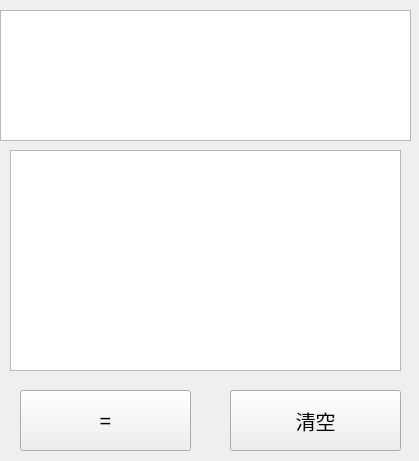
<?xml version="1.0" encoding="UTF-8"?>
<ui version="4.0">
 <class>CForm</class>
 <widget class="QWidget" name="CForm">
  <property name="geometry">
   <rect>
    <x>0</x>
    <y>0</y>
    <width>419</width>
    <height>461</height>
   </rect>
  </property>
  <property name="windowTitle">
   <string>高级计算器</string>
  </property>
  <widget class="QTextBrowser" name="result">
   <property name="geometry">
    <rect>
     <x>10</x>
     <y>150</y>
     <width>391</width>
     <height>221</height>
    </rect>
   </property>
   <property name="font">
    <font>
     <pointsize>13</pointsize>
    </font>
   </property>
  </widget>
  <widget class="QTextEdit" name="exp">
   <property name="geometry">
    <rect>
     <x>0</x>
     <y>10</y>
     <width>411</width>
     <height>131</height>
    </rect>
   </property>
   <property name="font">
    <font>
     <pointsize>13</pointsize>
    </font>
   </property>
  </widget>
  <widget class="QPushButton" name="equ">
   <property name="geometry">
    <rect>
     <x>20</x>
     <y>390</y>
     <width>171</width>
     <height>61</height>
    </rect>
   </property>
   <property name="font">
    <font>
     <pointsize>15</pointsize>
    </font>
   </property>
   <property name="text">
    <string>=</string>
   </property>
  </widget>
  <widget class="QPushButton" name="cle">
   <property name="geometry">
    <rect>
     <x>230</x>
     <y>390</y>
     <width>171</width>
     <height>61</height>
    </rect>
   </property>
   <property name="font">
    <font>
     <pointsize>15</pointsize>
    </font>
   </property>
   <property name="text">
    <string>清空</string>
   </property>
  </widget>
 </widget>
 <resources/>
 <connections/>
</ui>
